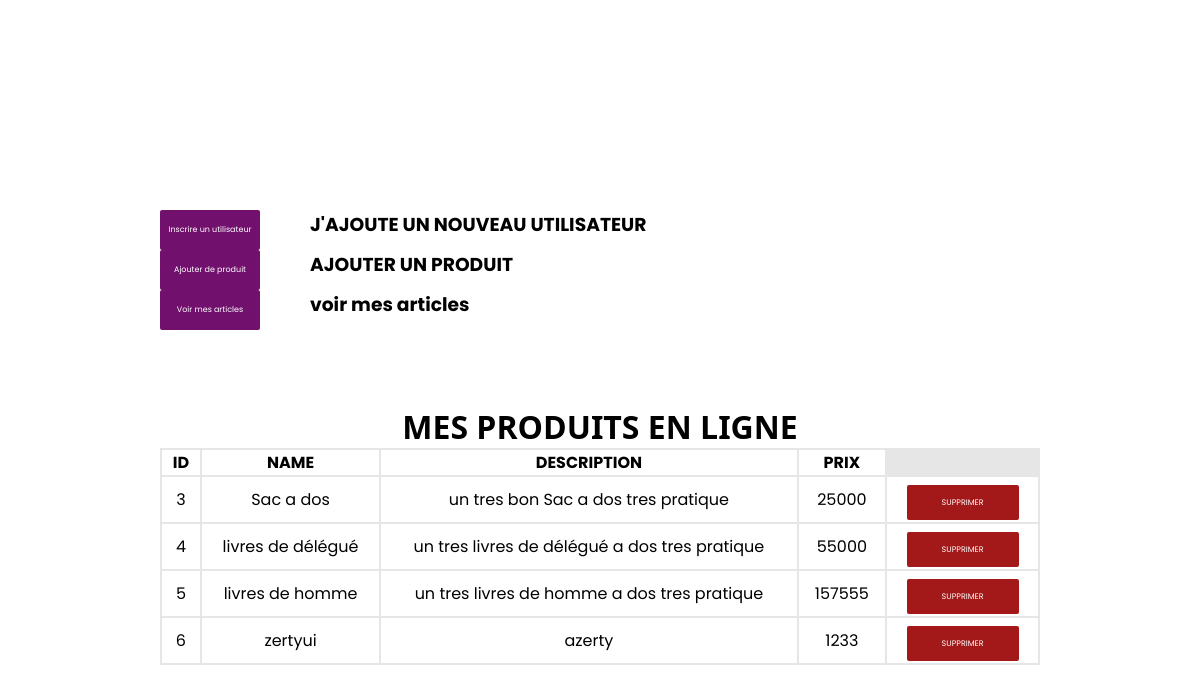
The app's page /profil, older data.
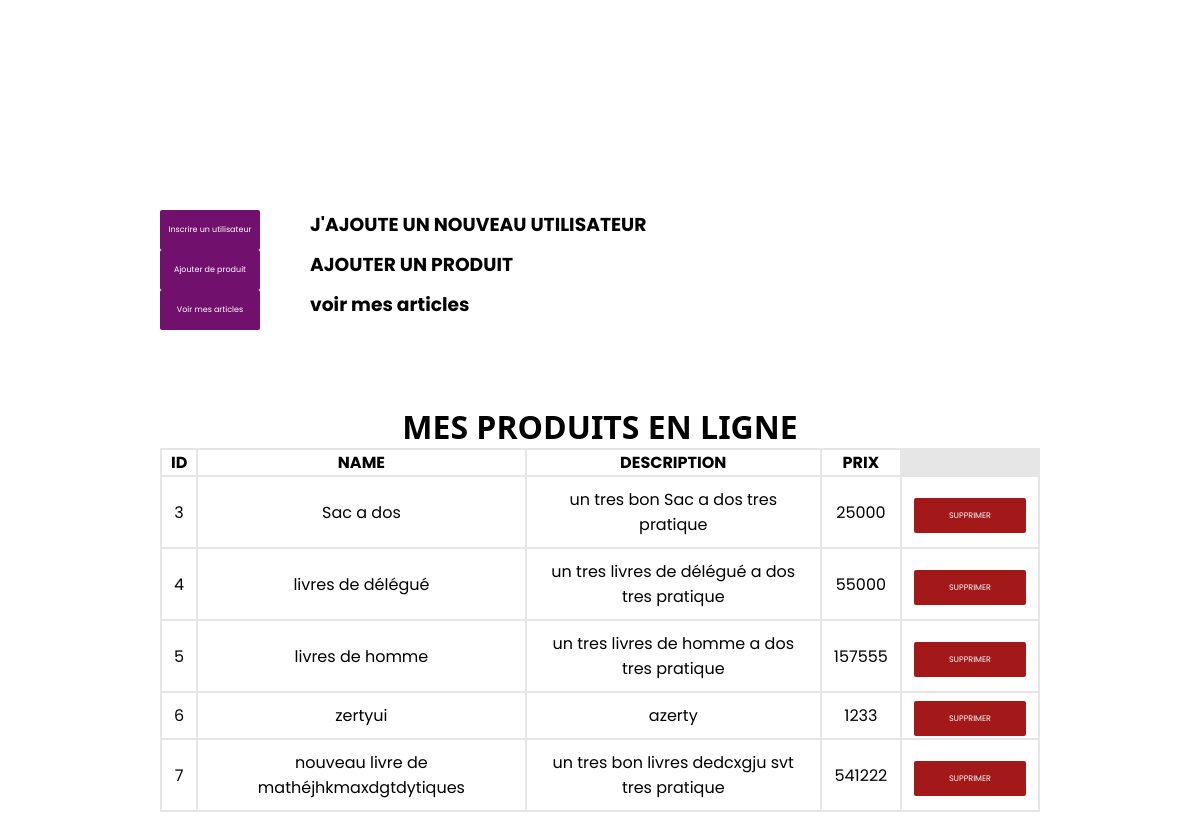
The same page, newer data.
### app.py (models this page shows, shortened)
class Panierz(db.Model):
    id = db.Column(db.Integer, primary_key = True)
    nom = db.Column(db.String(100), unique = False , nullable = False)
    description = db.Column(db.String(100), unique = True , nullable = False)
    prix = db.Column(db.Integer,nullable = False)
    image = db.Column(db.String(100), unique = True , nullable = False)

### app.py (the view)
@app.route('/profil')
def profil() :
    profil = Panierz.query.all()
    return render_template('profil.html',profil = profil)

### templates/profil.html (shortened to what this page needs)
<!DOCTYPE html>
<html lang="en">
<head>
    <link rel="stylesheet" href="static/CSS/profil.css">
</head>
<body>
    <div class="ajoutons" >
        <div class="eduz">
            <a href="/add_data" >Inscrire un utilisateur</a>
            <h3>J'AJOUTE UN NOUVEAU UTILISATEUR</h3>
        </div>
        <div class="sys">
            <a href="/add_objet" >Ajouter de produit</a>
            <h3>AJOUTER UN PRODUIT</h3>
        </div>
        <div class="sys">
            <a href="/achat" >Voir mes articles</a>
            <h3>voir mes articles</h3>
        </div>
    </div>
    <br>
    <h1 style="font-family: 'Segoe UI', Tahoma, Geneva, Verdana, sans-serif;">MES PRODUITS EN LIGNE</h1>
    <table>
        <thead>
            <th>ID</th>
            <th>NAME</th>
            <th>DESCRIPTION</th>
            <th>PRIX</th>
        </thead>
        {% for data in profil %}
        <tbody >
            <td>{{data.id}}</td>
            <td>{{data.nom}}</td>
            <td>{{data.description}}</td>
            <td>{{data.prix}}</td>
            <td ><a href="/deletearticles/{{data.id}}" class="suppr">SUPPRIMER</a></td>
        </tbody>
        {% endfor %}
    </table>
</body>
</html>

Row changes from the older to the newer data that the page shows:
added Panierz: id "7", nom "nouveau livre de mathéjhkmaxdgtdytiques", description "un tres bon livres dedcxgju svt tres pratique", prix "541222"
